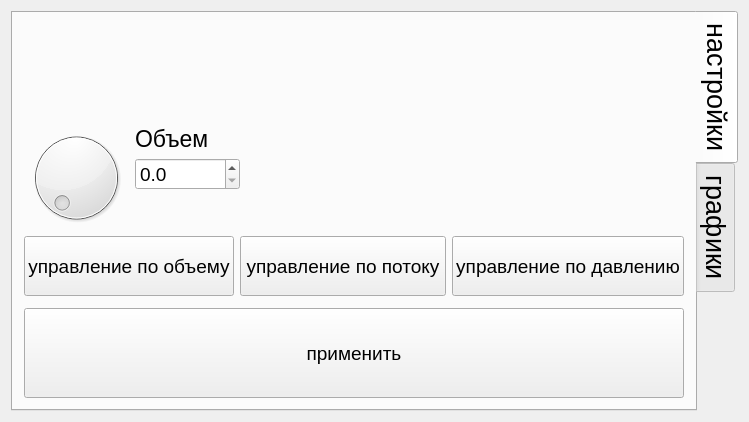
<?xml version="1.0" encoding="UTF-8"?>
<ui version="4.0">
 <class>MainWindow</class>
 <widget class="QMainWindow" name="MainWindow">
  <property name="geometry">
   <rect>
    <x>0</x>
    <y>0</y>
    <width>749</width>
    <height>422</height>
   </rect>
  </property>
  <property name="cursor">
   <cursorShape>CrossCursor</cursorShape>
  </property>
  <property name="windowTitle">
   <string>MainWindow</string>
  </property>
  <widget class="QWidget" name="centralWidget">
   <layout class="QVBoxLayout" name="verticalLayout">
    <item>
     <widget class="QTabWidget" name="tabWidget">
      <property name="sizePolicy">
       <sizepolicy hsizetype="Expanding" vsizetype="Expanding">
        <horstretch>0</horstretch>
        <verstretch>0</verstretch>
       </sizepolicy>
      </property>
      <property name="font">
       <font>
        <pointsize>20</pointsize>
        <weight>50</weight>
        <bold>false</bold>
        <kerning>true</kerning>
       </font>
      </property>
      <property name="mouseTracking">
       <bool>false</bool>
      </property>
      <property name="focusPolicy">
       <enum>Qt::TabFocus</enum>
      </property>
      <property name="tabPosition">
       <enum>QTabWidget::East</enum>
      </property>
      <property name="tabShape">
       <enum>QTabWidget::Rounded</enum>
      </property>
      <property name="currentIndex">
       <number>0</number>
      </property>
      <property name="elideMode">
       <enum>Qt::ElideLeft</enum>
      </property>
      <property name="usesScrollButtons">
       <bool>true</bool>
      </property>
      <property name="documentMode">
       <bool>false</bool>
      </property>
      <property name="tabsClosable">
       <bool>false</bool>
      </property>
      <property name="movable">
       <bool>false</bool>
      </property>
      <property name="tabBarAutoHide">
       <bool>false</bool>
      </property>
      <widget class="QWidget" name="tabSettings">
       <property name="sizePolicy">
        <sizepolicy hsizetype="Maximum" vsizetype="Maximum">
         <horstretch>0</horstretch>
         <verstretch>0</verstretch>
        </sizepolicy>
       </property>
       <property name="minimumSize">
        <size>
         <width>100</width>
         <height>100</height>
        </size>
       </property>
       <property name="font">
        <font>
         <pointsize>14</pointsize>
        </font>
       </property>
       <property name="contextMenuPolicy">
        <enum>Qt::DefaultContextMenu</enum>
       </property>
       <attribute name="title">
        <string>настройки</string>
       </attribute>
       <layout class="QVBoxLayout" name="verticalLayout_2">
        <item>
         <widget class="QLabel" name="logo">
          <property name="text">
           <string/>
          </property>
         </widget>
        </item>
        <item>
         <layout class="QGridLayout" name="gridLayout">
          <item row="0" column="0">
           <layout class="QHBoxLayout" name="horizontalLayout_5">
            <item>
             <widget class="QDial" name="dial">
              <property name="maximum">
               <number>40</number>
              </property>
              <property name="pageStep">
               <number>1</number>
              </property>
             </widget>
            </item>
            <item>
             <layout class="QVBoxLayout" name="verticalLayout_6">
              <item>
               <widget class="QLabel" name="label_3">
                <property name="font">
                 <font>
                  <pointsize>17</pointsize>
                 </font>
                </property>
                <property name="text">
                 <string>Объем</string>
                </property>
               </widget>
              </item>
              <item>
               <widget class="QDoubleSpinBox" name="spinBox">
                <property name="decimals">
                 <number>1</number>
                </property>
                <property name="minimum">
                 <double>0.000000000000000</double>
                </property>
                <property name="maximum">
                 <double>4.000000000000000</double>
                </property>
                <property name="singleStep">
                 <double>0.100000000000000</double>
                </property>
               </widget>
              </item>
              <item>
               <spacer name="verticalSpacer_2">
                <property name="orientation">
                 <enum>Qt::Vertical</enum>
                </property>
                <property name="sizeType">
                 <enum>QSizePolicy::Maximum</enum>
                </property>
                <property name="sizeHint" stdset="0">
                 <size>
                  <width>20</width>
                  <height>40</height>
                 </size>
                </property>
               </spacer>
              </item>
             </layout>
            </item>
           </layout>
          </item>
          <item row="0" column="2">
           <widget class="QLabel" name="label_5">
            <property name="text">
             <string/>
            </property>
           </widget>
          </item>
          <item row="0" column="1">
           <widget class="QLabel" name="label_4">
            <property name="text">
             <string/>
            </property>
           </widget>
          </item>
         </layout>
        </item>
        <item>
         <layout class="QHBoxLayout" name="horizontalLayout_3">
          <item>
           <widget class="QPushButton" name="butVolume">
            <property name="minimumSize">
             <size>
              <width>0</width>
              <height>60</height>
             </size>
            </property>
            <property name="text">
             <string>управление по объему</string>
            </property>
           </widget>
          </item>
          <item>
           <widget class="QPushButton" name="butFlow">
            <property name="minimumSize">
             <size>
              <width>0</width>
              <height>60</height>
             </size>
            </property>
            <property name="text">
             <string>управление по потоку</string>
            </property>
           </widget>
          </item>
          <item>
           <widget class="QPushButton" name="butPressure">
            <property name="minimumSize">
             <size>
              <width>0</width>
              <height>60</height>
             </size>
            </property>
            <property name="text">
             <string>управление по давлению</string>
            </property>
           </widget>
          </item>
         </layout>
        </item>
        <item>
         <spacer name="verticalSpacer">
          <property name="orientation">
           <enum>Qt::Vertical</enum>
          </property>
          <property name="sizeType">
           <enum>QSizePolicy::Minimum</enum>
          </property>
          <property name="sizeHint" stdset="0">
           <size>
            <width>0</width>
            <height>6</height>
           </size>
          </property>
         </spacer>
        </item>
        <item>
         <widget class="QPushButton" name="butApply">
          <property name="minimumSize">
           <size>
            <width>0</width>
            <height>90</height>
           </size>
          </property>
          <property name="text">
           <string>применить</string>
          </property>
         </widget>
        </item>
       </layout>
      </widget>
      <widget class="QWidget" name="tabGraphs">
       <property name="layoutDirection">
        <enum>Qt::LeftToRight</enum>
       </property>
       <attribute name="title">
        <string>графики</string>
       </attribute>
       <layout class="QHBoxLayout" name="horizontalLayout">
        <item>
         <widget class="QToolBox" name="toolBox">
          <property name="currentIndex">
           <number>0</number>
          </property>
          <widget class="QWidget" name="pageFlow">
           <property name="geometry">
            <rect>
             <x>0</x>
             <y>0</y>
             <width>667</width>
             <height>290</height>
            </rect>
           </property>
           <attribute name="label">
            <string>график потока</string>
           </attribute>
           <layout class="QVBoxLayout" name="verticalLayout_3">
            <item>
             <widget class="QLabel" name="label_2">
              <property name="sizePolicy">
               <sizepolicy hsizetype="Preferred" vsizetype="Maximum">
                <horstretch>0</horstretch>
                <verstretch>0</verstretch>
               </sizepolicy>
              </property>
              <property name="maximumSize">
               <size>
                <width>16777215</width>
                <height>40</height>
               </size>
              </property>
              <property name="text">
               <string>TextLabel</string>
              </property>
             </widget>
            </item>
            <item>
             <widget class="QCustomPlot" name="graphFlow" native="true"/>
            </item>
           </layout>
          </widget>
          <widget class="QWidget" name="pageVolume">
           <property name="geometry">
            <rect>
             <x>0</x>
             <y>0</y>
             <width>138</width>
             <height>66</height>
            </rect>
           </property>
           <attribute name="label">
            <string>график объема</string>
           </attribute>
           <layout class="QVBoxLayout" name="verticalLayout_5">
            <item>
             <widget class="QLabel" name="label">
              <property name="sizePolicy">
               <sizepolicy hsizetype="Preferred" vsizetype="Maximum">
                <horstretch>0</horstretch>
                <verstretch>0</verstretch>
               </sizepolicy>
              </property>
              <property name="maximumSize">
               <size>
                <width>16777215</width>
                <height>40</height>
               </size>
              </property>
              <property name="text">
               <string>TextLabel</string>
              </property>
             </widget>
            </item>
            <item>
             <widget class="QCustomPlot" name="graphVolume" native="true"/>
            </item>
           </layout>
          </widget>
         </widget>
        </item>
       </layout>
      </widget>
     </widget>
    </item>
   </layout>
  </widget>
 </widget>
 <layoutdefault spacing="6" margin="11"/>
 <customwidgets>
  <customwidget>
   <class>QCustomPlot</class>
   <extends>QWidget</extends>
   <header>qcustomplot.h</header>
   <container>1</container>
  </customwidget>
 </customwidgets>
 <resources/>
 <connections/>
</ui>
